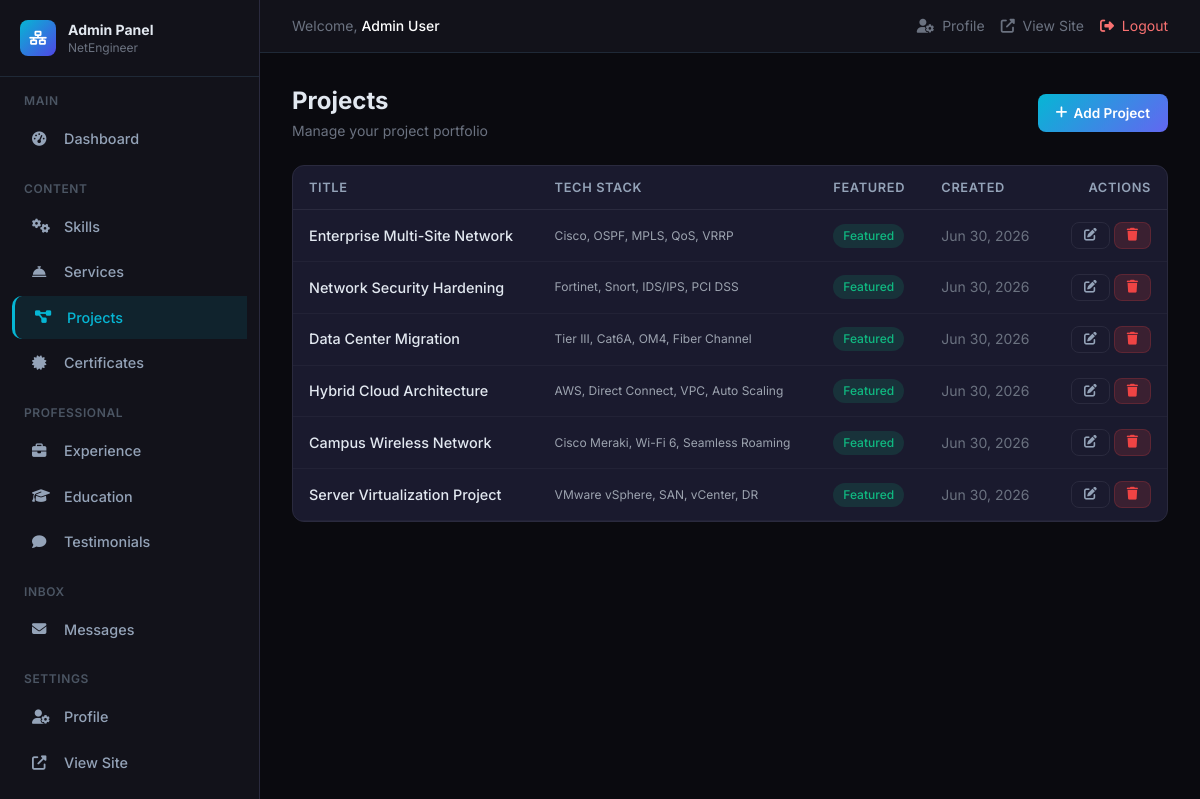
The app's page /admin/projects.php (signed in) with its own data.
### tables this page shows
CREATE TABLE `site_settings` (
    `id` INT UNSIGNED AUTO_INCREMENT PRIMARY KEY,
    `site_name` VARCHAR(255) NOT NULL DEFAULT 'Network Engineer Portfolio',
    `site_title` VARCHAR(500) DEFAULT NULL,
    `site_description` TEXT DEFAULT NULL,
    `logo` VARCHAR(500) DEFAULT NULL,
    `favicon` VARCHAR(500) DEFAULT NULL,
    `created_at` TIMESTAMP DEFAULT CURRENT_TIMESTAMP,
    `updated_at` TIMESTAMP DEFAULT CURRENT_TIMESTAMP ON UPDATE CURRENT_TIMESTAMP
);

CREATE TABLE `projects` (
    `id` INT UNSIGNED AUTO_INCREMENT PRIMARY KEY,
    `title` VARCHAR(255) NOT NULL,
    `slug` VARCHAR(191) NOT NULL UNIQUE,
    `description` TEXT NOT NULL,
    `thumbnail` VARCHAR(500) DEFAULT NULL,
    `project_url` VARCHAR(500) DEFAULT NULL,
    `github_url` VARCHAR(500) DEFAULT NULL,
    `technology_stack` TEXT DEFAULT NULL,
    `featured` TINYINT(1) NOT NULL DEFAULT 0,
    `created_at` TIMESTAMP DEFAULT CURRENT_TIMESTAMP,
    `updated_at` TIMESTAMP DEFAULT CURRENT_TIMESTAMP ON UPDATE CURRENT_TIMESTAMP,
    INDEX `idx_projects_featured` (`featured`)
);

### config/database.php (called while the page is built, shortened)
<?php
function getDB(): PDO {
    static $pdo = null;
    if ($pdo === null) {
        try {
            $dsn = "mysql:host=" . DB_HOST . ";dbname=" . DB_NAME . ";charset=" . DB_CHARSET;
            $options = [
                PDO::ATTR_ERRMODE            => PDO::ERRMODE_EXCEPTION,
                PDO::ATTR_DEFAULT_FETCH_MODE => PDO::FETCH_ASSOC,
                PDO::ATTR_EMULATE_PREPARES   => false,
                PDO::MYSQL_ATTR_INIT_COMMAND => "SET NAMES utf8mb4 COLLATE utf8mb4_unicode_ci",
            ];
            $pdo = new PDO($dsn, DB_USER, DB_PASS, $options);
        } catch (PDOException $e) {
            error_log("Database connection failed: " . $e->getMessage());
            die("Database connection failed. Please check your configuration.");
        }
    }
    return $pdo;
}
function dbQuery(string $sql, array $params = []): array {
    $stmt = getDB()->prepare($sql);
    $stmt->execute($params);
    return $stmt->fetchAll();
}
function dbRow(string $sql, array $params = []): ?array {
    $stmt = getDB()->prepare($sql);
    $stmt->execute($params);
    $row = $stmt->fetch();
    return $row ?: null;
}

### includes/functions.php (called while the page is built, shortened)
<?php
function generateCsrfToken(): string {
    $token = bin2hex(random_bytes(32));
    return $token;
}
function getCsrfToken(): string {
    if (!isset($_SESSION['csrf_token'])) {
        return generateCsrfToken();
    }
    return $_SESSION['csrf_token'];
}
function e(?string $value): string {
    return htmlspecialchars($value ?? '', ENT_QUOTES | ENT_HTML5, 'UTF-8');
}
function isLoggedIn(): bool {
    return isset($_SESSION['user_id']);
}
function getCurrentUser(): ?array {
    return $_SESSION['user_data'] ?? null;
}
function getSiteSettings(): ?array {
    return dbRow("SELECT * FROM site_settings LIMIT 1");
}

### admin/projects.php (the view, shortened to what this page needs)
<?php
require_once __DIR__ . '/../config/database.php';
require_once __DIR__ . '/../includes/functions.php';
require_once __DIR__ . '/includes/header.php';
$items = dbQuery("SELECT * FROM projects ORDER BY created_at DESC");
?>
<div class="flex items-center justify-between mb-6">
    <div><h1 class="text-2xl font-bold">Projects</h1><p class="text-gray-500 text-sm mt-1">Manage your project portfolio</p></div>
    <button onclick="document.getElementById('formModal').classList.remove('hidden')" class="btn btn-primary"><i class="fas fa-plus"></i> Add Project</button>
</div>
<div class="stat-card p-0 overflow-hidden">
    <div class="table-container">
        <table>
            <thead><tr><th>Title</th><th>Tech Stack</th><th>Featured</th><th>Created</th><th class="text-right">Actions</th></tr></thead>
            <tbody>
                <?php if (empty($items)): ?><tr><td colspan="5" class="text-center text-gray-500 py-10">No projects found.</td></tr>
                <?php else: ?>
                    <?php foreach ($items as $item): ?>
                        <tr>
                            <td class="font-medium"><?= e($item['title']) ?></td>
                            <td class="text-gray-400 text-xs max-w-xs truncate"><?= e($item['technology_stack'] ?? '-') ?></td>
                            <td><?= $item['featured'] ? '<span class="badge badge-success">Featured</span>' : '<span class="badge badge-danger">No</span>' ?></td>
                            <td class="text-gray-500 text-sm"><?= date('M j, Y', strtotime($item['created_at'])) ?></td>
                            <td class="text-right">
                                <a href="?action=edit&id=<?= $item['id'] ?>" class="btn btn-sm btn-outline"><i class="fas fa-edit"></i></a>
                                <a href="?delete=1&id=<?= $item['id'] ?>&csrf_token=<?= getCsrfToken() ?>" class="btn btn-sm btn-danger confirm-delete"><i class="fas fa-trash"></i></a>
                            </td>
                        </tr>
                    <?php endforeach; ?>
                <?php endif; ?>
            </tbody>
        </table>
    </div>
</div>
<?php require_once __DIR__ . '/includes/footer.php'; ?>

### admin/includes/header.php (shortened to what this page needs)
<?php
require_once __DIR__ . '/../../config/database.php';
require_once __DIR__ . '/../../includes/functions.php';
$siteSettings = getSiteSettings();
$currentUser = getCurrentUser();
$currentPage = basename($_SERVER['PHP_SELF']);
?>
<!DOCTYPE html>
<html lang="en" data-theme="dark">
<head>
    <link rel="stylesheet" href="https://cdnjs.cloudflare.com/ajax/libs/font-awesome/6.5.1/css/all.min.css">
    <script src="https://cdn.tailwindcss.com"></script>
</head>
<body>
<?php if (basename($_SERVER['PHP_SELF']) !== 'login.php'): ?>
    <aside class="sidebar">
        <div class="p-5 border-b border-gray-800">
            <a href="index.php" class="flex items-center gap-3">
                <span class="w-9 h-9 rounded-lg bg-gradient-to-br from-network-500 to-primary-600 flex items-center justify-center text-white text-sm">
                    <i class="fas fa-network-wired"></i>
                </span>
                <div>
                    <div class="font-bold text-sm">Admin Panel</div>
                    <div class="text-xs text-gray-500"><?= e($siteSettings['site_name'] ?? 'Portfolio') ?></div>
                </div>
            </a>
        </div>
        <div class="py-4">
            <div class="text-xs uppercase tracking-wider text-gray-600 px-6 mb-2 font-semibold">Main</div>
            <a href="index.php" class="nav-item <?= $currentPage === 'index.php' ? 'active' : '' ?>"><i class="fas fa-tachometer-alt w-5"></i> Dashboard</a>
            <div class="text-xs uppercase tracking-wider text-gray-600 px-6 mt-5 mb-2 font-semibold">Content</div>
            <a href="skills.php" class="nav-item <?= $currentPage === 'skills.php' ? 'active' : '' ?>"><i class="fas fa-cogs w-5"></i> Skills</a>
            <a href="services.php" class="nav-item <?= $currentPage === 'services.php' ? 'active' : '' ?>"><i class="fas fa-concierge-bell w-5"></i> Services</a>
            <a href="projects.php" class="nav-item <?= $currentPage === 'projects.php' ? 'active' : '' ?>"><i class="fas fa-project-diagram w-5"></i> Projects</a>
            <a href="certificates.php" class="nav-item <?= $currentPage === 'certificates.php' ? 'active' : '' ?>"><i class="fas fa-certificate w-5"></i> Certificates</a>
            <div class="text-xs uppercase tracking-wider text-gray-600 px-6 mt-5 mb-2 font-semibold">Professional</div>
            <a href="experience.php" class="nav-item <?= $currentPage === 'experience.php' ? 'active' : '' ?>"><i class="fas fa-briefcase w-5"></i> Experience</a>
            <a href="education.php" class="nav-item <?= $currentPage === 'education.php' ? 'active' : '' ?>"><i class="fas fa-graduation-cap w-5"></i> Education</a>
            <a href="testimonials.php" class="nav-item <?= $currentPage === 'testimonials.php' ? 'active' : '' ?>"><i class="fas fa-comment w-5"></i> Testimonials</a>
            <div class="text-xs uppercase tracking-wider text-gray-600 px-6 mt-5 mb-2 font-semibold">Inbox</div>
            <a href="messages.php" class="nav-item <?= $currentPage === 'messages.php' ? 'active' : '' ?>">
                <i class="fas fa-envelope w-5"></i> Messages
            </a>
            <div class="text-xs uppercase tracking-wider text-gray-600 px-6 mt-5 mb-2 font-semibold">Settings</div>
            <a href="profile.php" class="nav-item <?= $currentPage === 'profile.php' ? 'active' : '' ?>"><i class="fas fa-user-cog w-5"></i> Profile</a>
            <a href="../index.php" class="nav-item" target="_blank"><i class="fas fa-external-link-alt w-5"></i> View Site</a>
            <a href="logout.php" class="nav-item text-red-400"><i class="fas fa-sign-out-alt w-5"></i> Logout</a>
        </div>
    </aside>
    <div class="main-content">
        <div class="hidden md:flex items-center justify-between px-8 py-4 border-b border-gray-800 bg-[#12121a]">
            <div class="text-sm text-gray-500">
                Welcome, <span class="text-white font-medium"><?= e($currentUser['full_name'] ?? 'Admin') ?></span>
            </div>
            <div class="flex items-center gap-4">
                <a href="profile.php" class="text-sm text-gray-500 hover:text-network-400 transition-colors">
                    <i class="fas fa-user-cog mr-1"></i> Profile
                </a>
                <a href="../index.php" target="_blank" class="text-sm text-gray-500 hover:text-network-400 transition-colors">
                    <i class="fas fa-external-link-alt mr-1"></i> View Site
                </a>
                <a href="logout.php" class="text-sm text-red-400 hover:text-red-300 transition-colors">
                    <i class="fas fa-sign-out-alt mr-1"></i> Logout
                </a>
            </div>
        </div>
        <div class="p-6 md:p-8">
<?php endif; ?>

### admin/includes/header.php (style rules this page uses)
:root { --bg-dark: #0a0a0f; --bg-card: #12121a; --bg-card-2: #1a1a2e; --border: #2a2a3e; --text: #e2e8f0; --text-muted: #94a3b8; --primary: #6366f1; --network: #06b6d4; }
* { margin:0; padding:0; box-sizing:border-box; }
body { font-family: 'Inter', sans-serif; background: var(--bg-dark); color: var(--text); overflow-x: hidden; }
.sidebar { width:260px; height:100vh; position:fixed; left:0; top:0; background:var(--bg-card); border-right:1px solid var(--border); overflow-y:auto; z-index:100; transition:transform 0.3s; }
.main-content { margin-left:260px; min-height:100vh; }
.nav-item { display:flex; align-items:center; gap:12px; padding:11px 20px; border-radius:10px; transition:all 0.2s; color:var(--text-muted); text-decoration:none; font-size:0.9rem; font-weight:500; margin:2px 12px; }
.nav-item:hover, .nav-item.active { background:rgba(6,182,212,0.1); color:var(--network); }
.nav-item.active { border-left:3px solid var(--network); border-radius:10px 0 0 10px; }
.stat-card { background:var(--bg-card-2); border:1px solid var(--border); border-radius:12px; padding:20px; transition:all 0.3s; }
.table-container { overflow-x:auto; }
table { width:100%; border-collapse:collapse; }
th { text-align:left; padding:12px 16px; font-size:0.8rem; text-transform:uppercase; letter-spacing:0.05em; color:var(--text-muted); border-bottom:1px solid var(--border); font-weight:600; }
td { padding:12px 16px; border-bottom:1px solid rgba(42,42,62,0.5); font-size:0.9rem; }
.badge { display:inline-flex; align-items:center; padding:3px 10px; border-radius:9999px; font-size:0.75rem; font-weight:500; }
.badge-success { background:rgba(16,185,129,0.15); color:#10b981; }
.btn { display:inline-flex; align-items:center; gap:6px; padding:9px 18px; border-radius:8px; font-size:0.85rem; font-weight:600; cursor:pointer; transition:all 0.2s; border:none; text-decoration:none; }
.btn-primary { background:linear-gradient(135deg,var(--network),var(--primary)); color:#fff; }
.btn-danger { background:rgba(239,68,68,0.15); color:#ef4444; border:1px solid rgba(239,68,68,0.2); }
.btn-outline { background:transparent; color:var(--text-muted); border:1px solid var(--border); }
.btn-sm { padding:6px 12px; font-size:0.8rem; }

### records on screen
site_settings: site_name "NetEngineer"
projects: title "Enterprise Multi-Site Network", technology_stack "Cisco, OSPF, MPLS, QoS, VRRP", featured "Featured", created_at "Jun 30, 2026"
projects: title "Network Security Hardening", technology_stack "Fortinet, Snort, IDS/IPS, PCI DSS", featured "Featured", created_at "Jun 30, 2026"
projects: title "Data Center Migration", technology_stack "Tier III, Cat6A, OM4, Fiber Channel", featured "Featured", created_at "Jun 30, 2026"
projects: title "Hybrid Cloud Architecture", technology_stack "AWS, Direct Connect, VPC, Auto Scaling", featured "Featured", created_at "Jun 30, 2026"
projects: title "Campus Wireless Network", technology_stack "Cisco Meraki, Wi-Fi 6, Seamless Roaming", featured "Featured", created_at "Jun 30, 2026"
projects: title "Server Virtualization Project", technology_stack "VMware vSphere, SAN, vCenter, DR", featured "Featured", created_at "Jun 30, 2026"

### other values on screen
$currentUser['full_name'] "Admin User"
